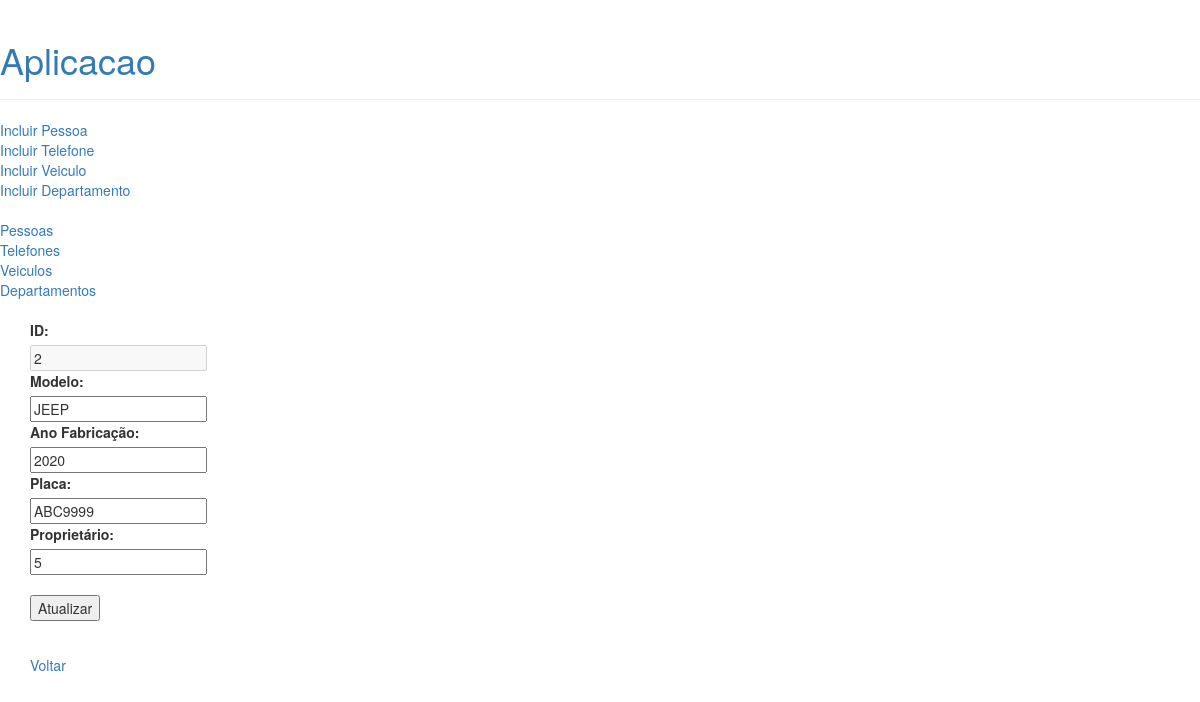
/aplicacao/veiculo/atualizar/2, run on the app's committed database.
### aplicacao/models.py (models this page shows, shortened)
class Veiculo(models.Model):
    placa = models.CharField(max_length=7)
    modelo = models.CharField(max_length=30)
    fabricacao = models.IntegerField(null=True)
    proprietario = models.ForeignKey(
        Pessoa,
        on_delete=models.RESTRICT,
        null=True
    )
    objects = VeiculoManager()

### aplicacao/views/viewsveiculos.py (the view, shortened to what this page needs)
# urls.py: path('veiculo/atualizar/<int:vehicleid>', viewsveiculos.atualizarveiculo, name='atualizarveiculo'),
@csrf_exempt
def atualizarveiculo(request,vehicleid):
    if (request.method == 'GET'):
        db_veiculo = Veiculo.objects.avehicle(vehicleid=vehicleid)
        payload = { 'veiculo' : list(db_veiculo) }
        template = loader.get_template('veiculo/atualizarveiculo.html')
        return HttpResponse(template.render(payload, request))

### aplicacao/models.py (called while the page is built)
    def avehicle(self,vehicleid):
        result = self.filter(id=vehicleid)
        return result

### aplicacao/templates/veiculo/atualizarveiculo.html
{% extends 'base.html' %}
{% block content %}
    {% if veiculo %}
        {% for v in veiculo %}
            <form action="/aplicacao/veiculo/atualizar/{{v.id}}" method="POST">
                <label for="name">ID:</label><br>
                <input type="text" id="vehicleid" name="vehicleid" value="{{v.id}}" disabled><br>
                <label for="name">Modelo:</label><br>
                <input type="text" id="modelo" name="modelo" value="{{v.modelo}}"><br>
                <label for="name">Ano Fabricação:</label><br>
                <input type="text" id="fabricacao" name="fabricacao" value="{{v.fabricacao}}"><br>
                <label for="name">Placa:</label><br>
                <input type="text" id="placa" name="placa" value="{{v.placa}}"><br>
                <label for="name">Proprietário:</label><br>
                <input type="text" id="proprietario_id" name="proprietario_id" value="{{v.proprietario_id}}"><br><br>
                <input type="submit" value="Atualizar">
            </form>
        {% endfor %}
    {% else %}
        <p>Não foi possível localizar os dados do veiculo.</p>
    {% endif %}
    <br />
    <a href="/aplicacao/veiculos">Voltar</a>
{% endblock %}

### data on the page
Veiculo: vehicleid "2", modelo "JEEP", fabricacao "2020", placa "ABC9999", proprietario_id "5"
